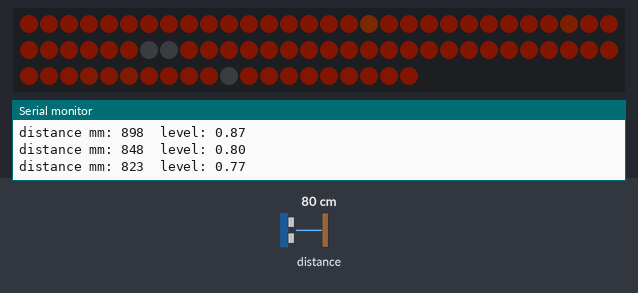
Simulated run of this sketch. Board: Arduino Nano, built with avr-gcc and run on an emulated ATmega328P. On the bench: 80 RGB LEDs in strip order, left to right, continuing on the next row, the last lines printed to the serial monitor. The inputs (shaded band) are chosen by the test bench; at power-on: distance to the obstacle 80 cm. Dim RGB values are drawn brighter than linear; random numbers use the default seed unless the sketch sets one.

Above: at 1.2 s.
1.3 s: distance to the obstacle set to 4 cm
At 2.19 s:
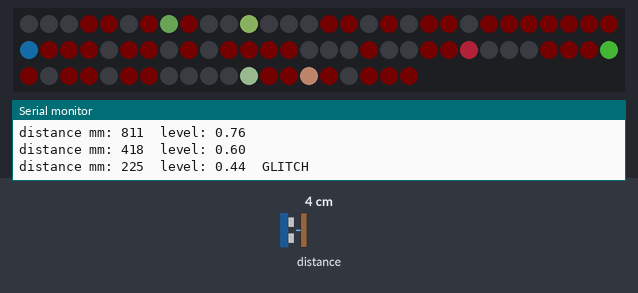
At 3.13 s:
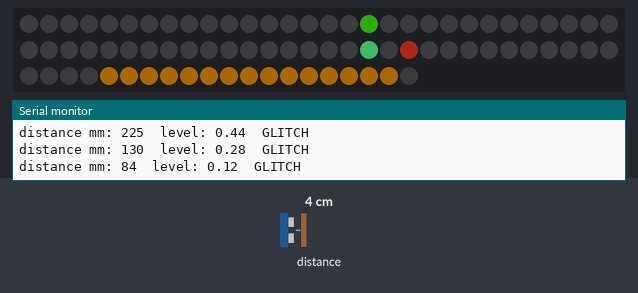
3.9 s: distance to the obstacle set to 28 cm
6.0 s: distance to the obstacle set to 31 cm
At 7.2 s:
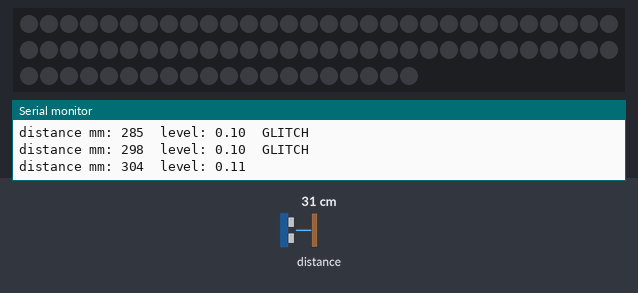
8.2 s: distance to the obstacle set to 9 cm
10.4 s: distance to the obstacle set to 35 cm
12.8 s: distance to the obstacle set to 18 cm
At 14.17 s:
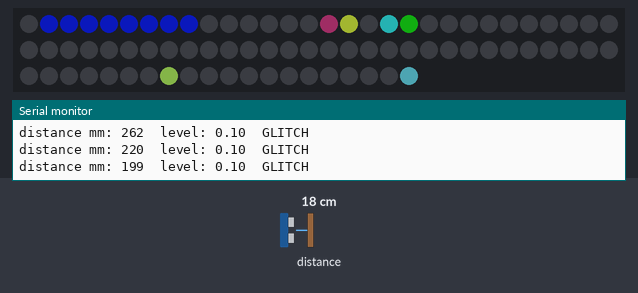

The sketch:

fading_light.ino
```cpp
// Tea Lab: Fading Light
//
// The beaker glows bright when nobody is near.
// As someone walks closer, the light flickers and fades.
// When they are very close, the light glitches.
// When they step away, the light slowly comes back.
//
// Hardware: Arduino Nano 33 IoT, VL53L0X distance sensor (SDA = A4, SCL = A5),
// WS2812E LED strip on pin 6 through a 220 ohm resistor, 5V adapter for the strip.

#include <Adafruit_NeoPixel.h>
#include "Adafruit_VL53L0X.h"

// ---------------- Settings you can tune ----------------
#define LED_PIN     6
#define LED_COUNT   80

const uint8_t MAX_BRIGHTNESS = 80;      // brightest the sign ever gets (0-255)

// Base colour of the glow (warm tea amber). Change to taste.
const uint8_t BASE_R = 255;
const uint8_t BASE_G = 140;
const uint8_t BASE_B = 40;

const int   FAR_MM       = 1000;  // farther than this = nobody near, full glow
const int   GLITCH_MM    = 300;   // closer than this = glitch
const int   MIN_VALID_MM = 30;    // readings under this are sensor noise, ignored

const float SMOOTHING      = 0.3;   // 0-1: how quickly the distance reading follows the person
const float FADE_SPEED     = 0.08;  // how fast the light drops as someone approaches (per frame)
const float RECOVER_SPEED  = 0.01;  // how fast it comes back when they leave (per frame, ~4 s)
const float LOWEST_LEVEL   = 0.10;  // dimmest the glow fades to (0-1)
// --------------------------------------------------------

Adafruit_NeoPixel strip(LED_COUNT, LED_PIN, NEO_GRB + NEO_KHZ800);
Adafruit_VL53L0X lox = Adafruit_VL53L0X();

float smoothedMM = FAR_MM;   // filtered distance to the nearest person
float level      = 1.0;      // how much light is showing right now (1 = full glow)
unsigned long lastPrint = 0;

// Reads the sensor and updates smoothedMM.
void readDistance() {
  VL53L0X_RangingMeasurementData_t measure;
  lox.rangingTest(&measure, false);

  float raw;
  if (measure.RangeStatus == 4 || measure.RangeMilliMeter > 2000) {
    raw = FAR_MM + 200;                       // out of range = nobody there
  } else if (measure.RangeMilliMeter < MIN_VALID_MM) {
    return;                                   // noise: keep the last value
  } else {
    raw = measure.RangeMilliMeter;
  }

  smoothedMM += (raw - smoothedMM) * SMOOTHING;
}

// Moves `level` toward where it should be: fast going down, slow coming back.
void updateLevel() {
  // 0 when far away, 1 at the edge of the glitch zone
  float closeness = (FAR_MM - smoothedMM) / (float)(FAR_MM - GLITCH_MM);
  closeness = constrain(closeness, 0.0, 1.0);

  float target = 1.0 - closeness * (1.0 - LOWEST_LEVEL);

  if (target < level) {
    level -= min(FADE_SPEED, level - target);
  } else {
    level += min(RECOVER_SPEED, target - level);
  }
}

// Scales the base colour by brightness b (0-1) and applies gamma for smooth fades.
uint32_t glowColor(float b) {
  float s = b * MAX_BRIGHTNESS / 255.0;
  return strip.gamma32(strip.Color(BASE_R * s, BASE_G * s, BASE_B * s));
}

uint32_t randomSpark() {
  float s = MAX_BRIGHTNESS / 255.0;
  return strip.Color(random(256) * s, random(256) * s, random(256) * s);
}

void render() {
  bool  glitching = smoothedMM < GLITCH_MM;
  float disturb   = 1.0 - level;      // 0 = calm, 1 = most disturbed

  // Flicker: the more disturbed, the more pixels randomly dip.
  for (int i = 0; i < LED_COUNT; i++) {
    float b = level;
    if (random(1000) < disturb * 400) {
      b *= random(0, 100) / 100.0;
    }
    strip.setPixelColor(i, glowColor(b));
  }

  if (glitching) {
    // Scattered dead pixels and colour sparks
    for (int i = 0; i < LED_COUNT; i++) {
      int roll = random(100);
      if (roll < 6)       strip.setPixelColor(i, randomSpark());
      else if (roll < 30) strip.setPixelColor(i, 0);
    }
    // A torn block of one wrong colour
    if (random(100) < 25) {
      int start = random(LED_COUNT);
      int len   = random(5, 16);
      uint32_t c = randomSpark();
      for (int i = start; i < start + len && i < LED_COUNT; i++) {
        strip.setPixelColor(i, c);
      }
    }
    // Occasional full blackout frame
    if (random(100) < 6) strip.clear();
  }

  strip.show();
}

void setup() {
  Serial.begin(115200);
  unsigned long start = millis();
  while (!Serial && millis() - start < 2000) {}   // never wait forever

  randomSeed(analogRead(A0));

  strip.begin();
  strip.clear();
  strip.show();

  if (!lox.begin()) {
    Serial.println(F("Failed to boot VL53L0X - check wiring (SDA/SCL/VIN/GND)"));
    strip.setPixelColor(0, strip.Color(255, 0, 0));   // visible error
    strip.show();
    while (1) {}
  }

  Serial.println(F("Fading Light ready"));
}

void loop() {
  readDistance();   // about 30 ms per reading, so the loop runs ~25 times a second
  updateLevel();
  render();

  if (millis() - lastPrint >= 250) {
    lastPrint = millis();
    Serial.print(F("distance mm: "));
    Serial.print((int)smoothedMM);
    Serial.print(F("  level: "));
    Serial.print(level, 2);
    Serial.println(smoothedMM < GLITCH_MM ? F("  GLITCH") : F(""));
  }
}
```

Measured:
- the behaviour switches between 30 and 31 cm on distance to the obstacle (found by bisection; images 2 and 3)
- after the input at 12.8 s, the LEDs: first change after 0.17 s (image 4 shows a later state)
